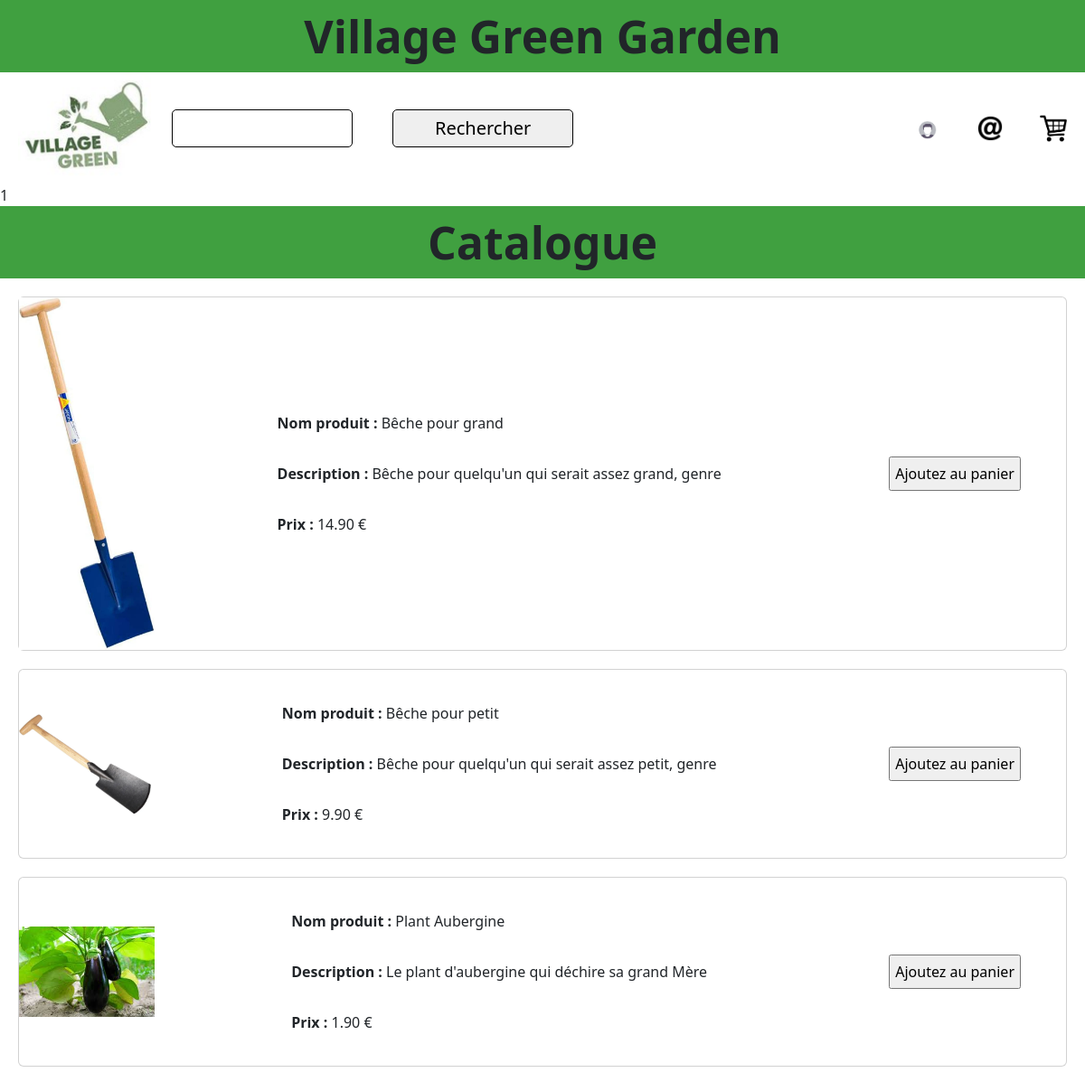
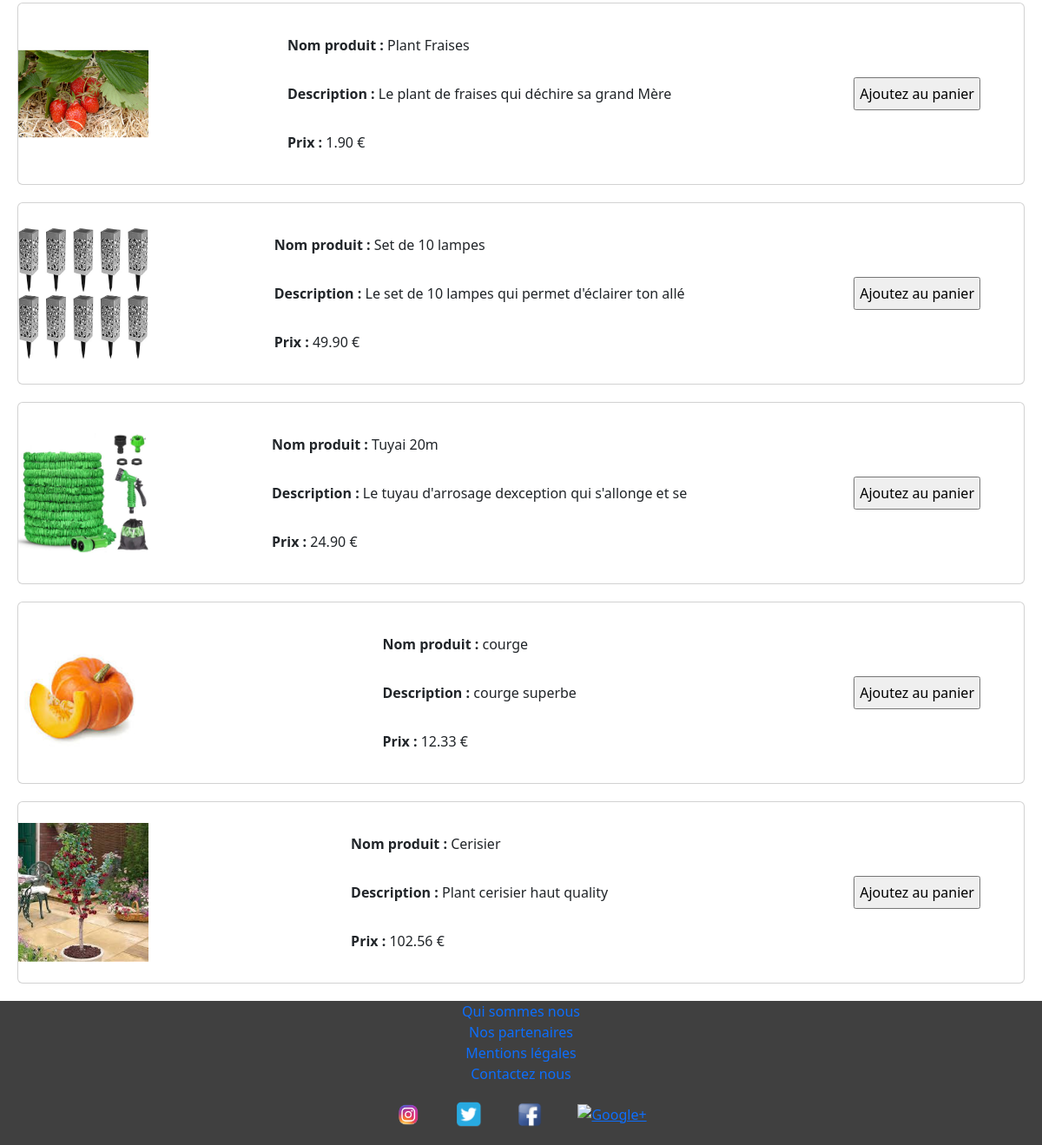
The page /catalogue.php on the database its author committed (2 pictures, top to bottom).
### tables this page shows
CREATE TABLE `t_d_produit` (
  `Id_Produit` int(11) NOT NULL,
  `Taux_TVA` decimal(15,2) NOT NULL,
  `Nom_Long` varchar(250) NOT NULL,
  `Nom_court` varchar(50) NOT NULL,
  `Ref_fournisseur` varchar(250) NOT NULL,
  `Photo` varchar(250) DEFAULT NULL,
  `Prix_Achat` decimal(15,2) NOT NULL,
  `Id_Fournisseur` int(11) NOT NULL,
  `Id_Categorie` int(11) NOT NULL
);

### catalogue.php (the view, shortened to what this page needs)
<!DOCTYPE html>
<html lang="fr">
<head>
    <?= include 'header.php';?>
    <h1 class="styleTitre">Catalogue</h1>
    <?php
    $host = "localhost";
    $user = "root";
    $pwd = "";
    $dbname = "greengarden";
    try {
        $conn = new PDO("mysql:host=$host;dbname=$dbname", $user, $pwd);
    } catch (PDOException $e) {
        echo "Connection failed " . $e->getMessage();
    }
    if (isset($_POST['search'])) {
        $search_term = $_POST['search_term'];
        $sql = "select * from t_d_produit WHERE nom_court like :search or nom_Long like :search";
        $stmt = $conn->prepare($sql);
        $stmt->bindValue(':search', '%' . $search_term . '%');
        $stmt->execute();
        if ($stmt->rowCount() > 0) {
            echo "<p>Résultats de la recherche pour : " . $search_term . "</p>";
            while ($row = $stmt->fetch()) {
                echo "<a class='card styleCardProduit' target='_blank' href='consult_produit.php?id={$row['Id_Produit']}'>";
                echo "<img class='styleImgProduit' src='img/{$row['Photo']}'>";
                echo "<div class='styleTextProduit'>";
                echo "<div class='card-body'><strong>Nom produit : </strong>" . $row['Nom_court'] . "</div>";
                echo "<div class='card-body'><strong>Description : </strong>{$row['Nom_Long']}</div>";
                echo "<div class='card-body'><strong>Prix : </strong>{$row['Prix_Achat']} €</div>";
                echo "</div>";
                echo "<input class='styleBtnAjoutPanier' type='submit' value='Ajoutez au panier'>";
                echo "</a>";
            }
            $stmt->closeCursor();
        }
    } else {
        $sql = "select * from t_d_produit";
        $stmt = $conn->query($sql);
        if ($stmt->rowCount() > 0) {
            while ($row = $stmt->fetch()) {
                echo "<a class='card styleCardProduit' target='_blank' href='consult_produit.php?id={$row['Id_Produit']}'>";
                echo "<img class='styleImgProduit' src='img/{$row['Photo']}'>";
                echo "<div class='styleTextProduit'>";
                echo "<div class='card-body'><strong>Nom produit : </strong>" . $row['Nom_court'] . "</div>";
                echo "<div class='card-body'><strong>Description : </strong>{$row['Nom_Long']}</div>";
                echo "<div class='card-body'><strong>Prix : </strong>{$row['Prix_Achat']} €</div>";
                echo "</div>";
                echo "<input class='styleBtnAjoutPanier' type='submit' value='Ajoutez au panier'>";
                echo "</a>";
            }
        }
    }
    ?>
    <?php include 'footer.php'; ?>

### header.php (shortened to what this page needs)
<link href="https://cdn.jsdelivr.net/npm/bootstrap@5.3.0-alpha3/dist/css/bootstrap.min.css" rel="stylesheet">
<link rel="stylesheet" href="css/style.css">
</head>
<body>
    <header>
        <h1 class="styleTitre">Village Green Garden</h1>
        <div class="styleMenu">
            <div class="styleMenuLeft">
                <div>
                    <a href="index.php"><img class="styleLogo" src="img/gg.jpg" alt="Logo_Green_Garden"></a>
                </div>
                <div>
                    <form method="post" action="">
                        <input id="search_term" class="styleSearch" type="text" name="search_term">
                        <input class="styleBtnSearch" type="submit" name="search" value="Rechercher">
                    </form>
                </div>
            </div>
            <div class="styleMenuRight">
                <div>
                    <a href="login.php"><img class="styleLogin" src="img/login.png" alt="Login"></a>
                </div>
                <div>
                    <a href="inscription.php"><img class="styleInscription" src="img/inscription.png" alt="Inscription"></a>
                </div>
                <div>
                    <a href="panier.php"><img class="stylePanier" src="img/panier.png" alt="Panier"></a>
                </div>
            </div>
        </div>
    </header>

### footer.php (shortened to what this page needs)
<footer>
    <div class="styleFooter">
        <div class="styleFooterLeft">
            <div>
                <a class="styleHistorique" href="#">Qui sommes nous</a>
            </div>
            <div>
                <a class="stylePartenaire" href="#">Nos partenaires</a>
            </div>
            <div>
                <a class="styleMention" href="#">Mentions légales</a>
            </div>
            <div>
                <a class="styleMail" href="#">Contactez nous</a>
            </div>
        </div>
        <div class="styleFooterRight">
            <div>
                <a href="#"><img class="styleInsta" src="img/instagram.png" alt="Instagram"></a>
            </div>
            <div>
                <a href="#"><img class="styleTwit" src="img/twitter.png" alt="Twitter"></a>
            </div>
            <div>
                <a href="#"><img class="styleFacebook" src="img/facebook.png" alt="Facebook"></a>
            </div>
            <div>
                <a href="#"><img class="styleGoogle" src="img/google.png" alt="Google+"></a>
            </div>
        </div>
    </div>
</footer>
</body>
</html>

### css/style.css (style rules this page uses)
* { box-sizing: border-box; }
.styleTitre { margin: 0; padding: 10px 0; display: flex; flex-flow: column wrap; justify-content: center; align-items: center; font-weight: bolder; font-size: 50px; text-align: center; vertical-align: center; background-color: rgb(0, 128, 0, 0.75); }
.styleMenu { display: flex; flex-flow: row nowrap; justify-content: space-between; align-items: center; }
.styleMenuLeft { display: flex; flex-flow: row nowrap; justify-content: flex-start; align-items: center; }
.styleMenuRight { display: flex; flex-flow: row nowrap; justify-content: flex-end; align-items: center; }
.styleLogo { margin-left: 20px; width: 150px; height: auto; }
.styleSearch, .styleBtnSearch { margin: 20px; padding: 5px 0; width: 200px; height: auto; font-size: 20px; text-align: center; vertical-align: center; border: 1px solid black; border-radius: 5px; }
.styleLogin, .styleInscription, .stylePanier { margin: 20px; width: 30px; height: auto; }
.styleCardProduit { margin: 20px; padding: 0; display: flex; flex-flow: row wrap; justify-content: space-between; align-items: center; text-decoration: none; }
.styleImgProduit { width: 150px; height: auto; }
.styleTextProduit { margin: 20px; padding: 0; display: flex; flex-flow: column wrap; justify-content: flex-start; align-items: stretch; }
.styleBtnAjoutPanier { margin: 50px; padding: 5px; }
.styleFooter { background-color: rgb(0, 0, 0, 0.75); }
.styleFooterLeft { display: flex; flex-flow: column wrap; justify-content: center; align-items: center; }
.styleFooterRight { display: flex; flex-flow: row nowrap; justify-content: center; align-items: center; }
.styleHistorique, .stylePartenaire, .styleMention, .styleMail { text-decoration: none; }
.styleInsta, .styleTwit, .styleFacebook, .styleGoogle { margin: 20px; width: 30px; height: auto; }

### rows shown on the page
t_d_produit: Photo (picture), Nom_court "Bêche pour grand", Nom_Long "Bêche pour quelqu'un qui serait assez grand, genre", Prix_Achat "14.90"
t_d_produit: Photo (picture), Nom_court "Bêche pour petit", Nom_Long "Bêche pour quelqu'un qui serait assez petit, genre", Prix_Achat "9.90"
t_d_produit: Photo (picture), Nom_court "Plant Aubergine", Nom_Long "Le plant d'aubergine qui déchire sa grand Mère", Prix_Achat "1.90"
t_d_produit: Photo (picture), Nom_court "Plant Fraises", Nom_Long "Le plant de fraises qui déchire sa grand Mère", Prix_Achat "1.90"
t_d_produit: Photo (picture), Nom_court "Set de 10 lampes", Nom_Long "Le set de 10 lampes qui permet d'éclairer ton allé", Prix_Achat "49.90"
t_d_produit: Photo (picture), Nom_court "Tuyai 20m", Nom_Long "Le tuyau d'arrosage dexception qui s'allonge et se", Prix_Achat "24.90"
t_d_produit: Photo (picture), Nom_court "courge", Nom_Long "courge superbe", Prix_Achat "12.33"
t_d_produit: Photo (picture), Nom_court "Cerisier", Nom_Long "Plant cerisier haut quality", Prix_Achat "102.56"

### other values the page prints
include 'header.php' "1"
